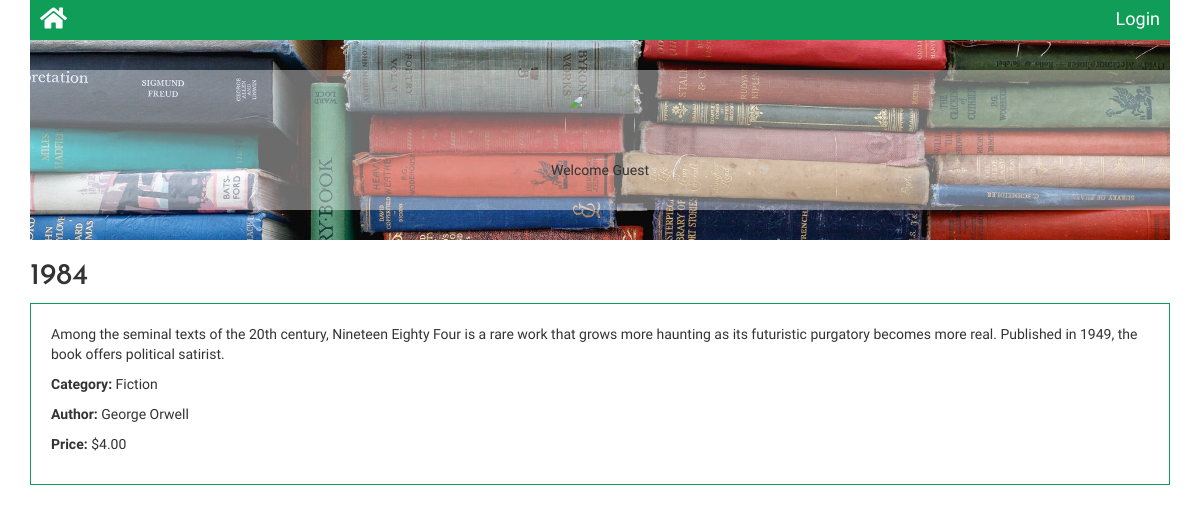
The page /catalog/1/book/1 on the database its author committed.
### database_setup.py (models this page shows, shortened)
class Books(Base):
    __tablename__ = 'books'
    id = Column(Integer, primary_key=True)
    name = Column(String(150), nullable=False)
    description = Column(String)
    author = Column(String)
    price = Column(String)
    category_id = Column(Integer, ForeignKey("book_category.id"))
    book_category = relationship(BookCategory)
    user_id = Column(Integer, ForeignKey("user.id"))
    user = relationship(User)
    created_at = Column(DateTime, default=datetime.datetime.utcnow)
    updated_at = Column(DateTime, default=datetime.datetime.utcnow,
                        onupdate=datetime.datetime.utcnow)

class BookCategory(Base):
    __tablename__ = 'book_category'
    id = Column(Integer,primary_key = True)
    name = Column(String(140),nullable = False)

### Books.py (the view)
@app.route('/catalog/<int:category_id>/book/<int:book_id>')
def bookDetails(category_id, book_id):
    category = session.query(BookCategory).filter_by(id=category_id).one()
    book = session.query(Books).filter_by(id=book_id).one()
    if ('user_id' not in login_session or
       book.user_id != login_session['user_id']):
        return render_template('publicBook_details.html', category=category,
                               book=book, login_session=login_session)
    else:
        return render_template('book_details.html', category=category,
                               book=book, login_session=login_session)

### templates/publicBook_details.html (shortened to what this page needs)
<!DOCTYPE>
<html>
<head>
    <link rel=stylesheet type=text/css href="{{url_for('static',filename='css/book_details.css')}}">
</head>
<body>
    {% extends "main.html" %}
    {% block content %}
    <header>
        {% include "header.html" %}
    </header>
    <main>
        <div class="content">
            <h2 class="heading-font">{{book.name}}</h2>
            <div class="book-content content-font">
                    <p>{{book.description}}</p>
                    <label>Category:</label>
                <p>{{category.name}}</p>
                <br>
               <label>Author:</label>
                <p>{{book.author}}</p>
                <br>
                <label>Price:</label>
                <p>{{book.price}}</p>
            </div>
        </div>
        {% endblock %}

### static/css/book_details.css (style rules this page uses)
.book-content { padding:2rem; border:1px solid rgb(15,157,88); }
.book-content p { display:inline-block; }

### static/css/global.css (style rules this page uses)
body { margin:0; box-sizing: border-box; }
.heading-font { font-family: 'Josefin Sans', sans-serif; }
.content-font { font-family: 'Varela Round', sans-serif; }

### rows shown on the page
Books: name "1984", description "Among the seminal texts of the 20th century, Nineteen Eighty Four is a rare work that grows more haunting as its futuristic purgatory becomes more real. Published in 1949, the book offers political satirist.", author "George Orwell", price "$4.00"
BookCategory: name "Fiction"
